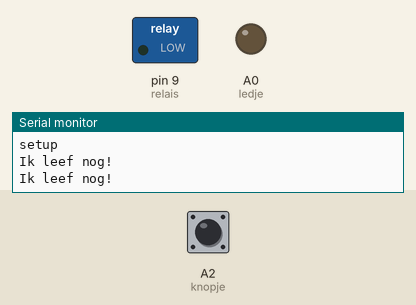
Recording of a sketch running on a simulated Arduino Uno, built with avr-gcc and run on an emulated ATmega328P. On the bench: switched loads named in the sketch (green lamp = pin HIGH), output pins drawn as LEDs (lit = HIGH), the last lines printed to the serial monitor. The inputs (shaded band) are chosen by the test bench; at power-on: A2 (knopje) HIGH.

Above: at 1.2 s.
1.3 s: A2 (knopje) pulled LOW for 3.2 s
At 5.3 s:
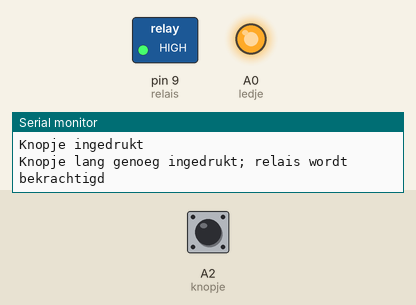
Timing chart, 0 to 25.8 s (numbered marks = the images above; inputs shaded):
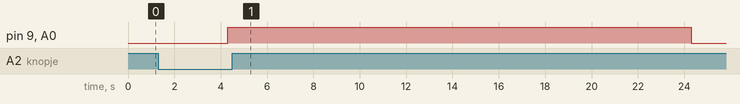

The sketch:

modem_reset.ino
```cpp
const int knopje = A2;
const int relais = 9;
const int ledje = A0;

void setup() {
  pinMode(knopje, INPUT_PULLUP);
  pinMode(relais, OUTPUT);
  pinMode(ledje, OUTPUT);
  Serial.begin(115200);
  Serial.println("setup");
}

void loop() {
  if (millis() % 1000 == 0) {
    Serial.println("Ik leef nog!");
    delay(1);
  }
  if (digitalRead(knopje) == LOW) {
    Serial.println("Knopje ingedrukt");
    delay(3000);
    if (digitalRead(knopje) == LOW) {
      Serial.println("Knopje lang genoeg ingedrukt; relais wordt bekrachtigd");
      digitalWrite(relais, HIGH);
      digitalWrite(ledje, HIGH);
      delay(20000);
      digitalWrite(relais, LOW);
      digitalWrite(ledje, LOW);
      Serial.println("Relais vrij");
    }
  }
}
```

Measured:
- after the input at 1.3 s, pin 9 (relais), A0 (ledje): LOW → HIGH after 3.0 s, → LOW 20.0 s later
